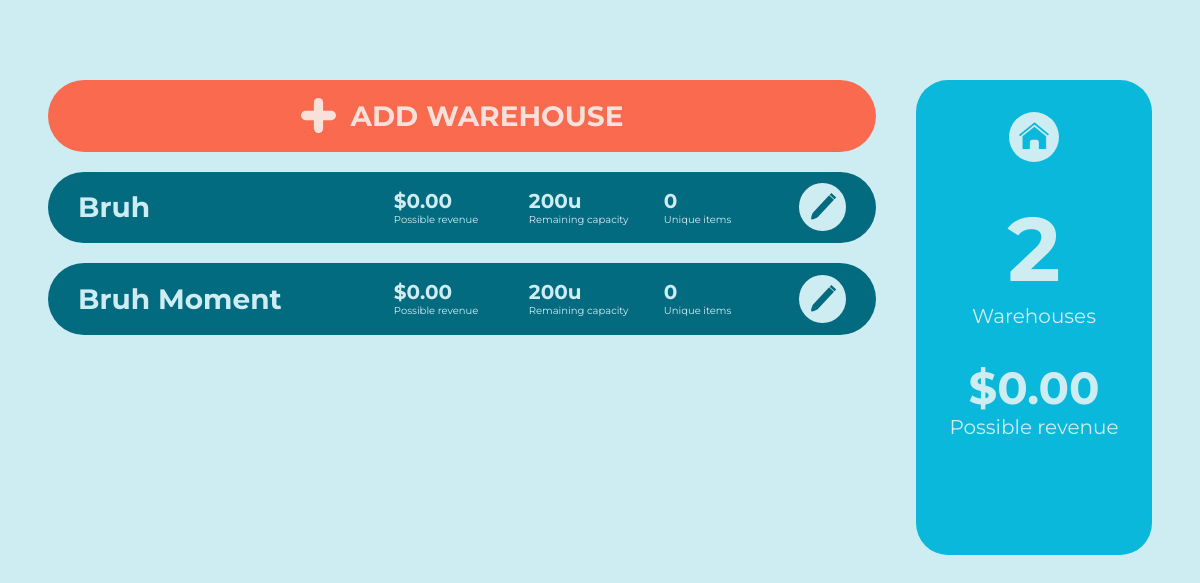
/warehouses, run on an earlier commit of the app's database.
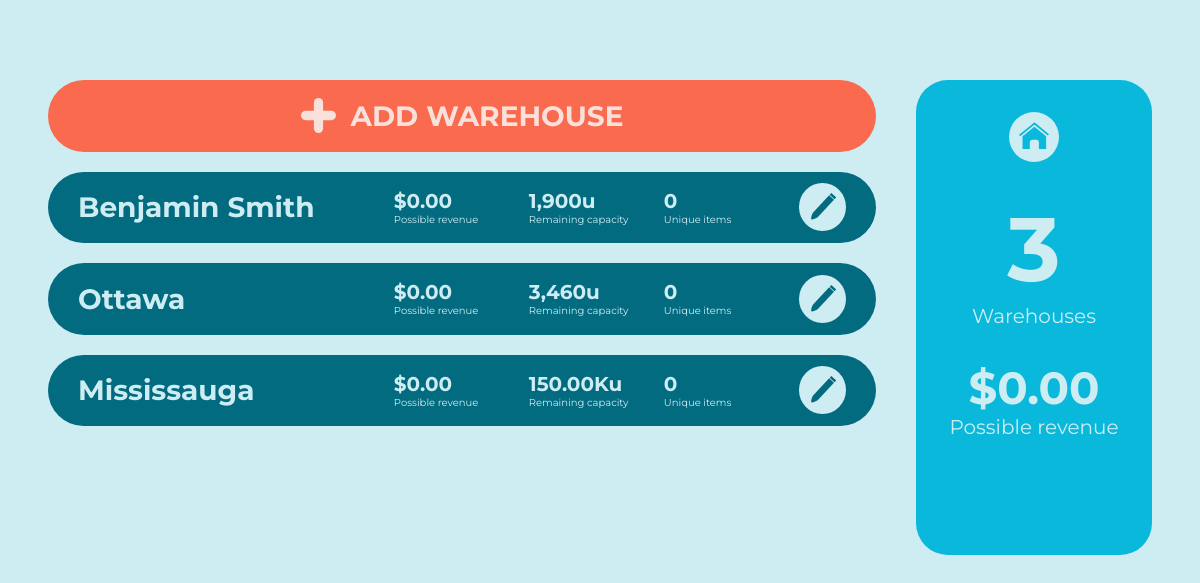
And on a later commit of the database.
### wms/models.py (models this page shows, shortened)
class Warehouse(db.Model):
    _id = db.Column(db.Integer, primary_key=True)
    name = db.Column(db.String(MAXIMUM_NAME_LEN), unique=True, nullable=False)
    capacity = db.Column(db.Integer, nullable=False)
    items = db.relationship("Item", backref="home_warehouse", lazy=True)
    @hybrid_property
    def remaining_capacity(self):
        capacityUsed = 0
        for item in self.items:
            capacityUsed += item.quantity * ItemTemplate.query.filter_by(_id=item.item_template_id).first().size
        return self.capacity - capacityUsed
    @hybrid_property
    def possible_revenue(self):
        revenue = 0
        for item in self.items:
            item_temp = ItemTemplate.query.filter_by(_id=item.item_template_id).first()
            revenue += item.quantity * (item_temp.price - item_temp.cost)
        return revenue

### wms/routes.py (the view)
@app.route("/warehouses", methods=METHODS)
def warehouses():
    warehouseForm = WarehouseForm()
    warehouseList = Warehouse.query.all()
    possibleRevenue = 0
    for warehouse in warehouseList:
        possibleRevenue += warehouse.possible_revenue
    if warehouseForm.validate_on_submit():
        flash(f'Warehouse "{warehouseForm.name.data}" created.')
        db.session.add(Warehouse(name=warehouseForm.name.data,
                                 capacity=warehouseForm.capacity.data))
        db.session.commit()
        return redirect(url_for('warehouses'))
    return render_template('warehouses.html',
                           warehouseForm=warehouseForm,
                           warehouses=warehouseList,
                           possibleRevenue=possibleRevenue,
                           price_format=price_format,
                           capacity_format=capacity_format)

### wms/functions.py (called while the page is built)
def price_format(price, small=False):
    price = round(price, 2)
    if small:
        if price >= 1000:
            price /= 1000
            return "{:.2f}K".format(price)
    if price < 10000:
        return "{:,.2f}".format(price)
    else:
        if 1000000 < price < 9000000:
            price /= 1000000
            return "{:.2f}M".format(price)
        price /= 1000
        return "{:.2f}K".format(price)

def capacity_format(capacity):
    if capacity < 10000:
        return "{:,}".format(capacity)
    elif 10000 <= capacity <= 999999:
        capacity /= 1000
        return "{:.2f}K".format(capacity)
    else:
        capacity /= 1000000
        return "{:.2f}M".format(capacity)

### wms/templates/warehouses.html (shortened to what this page needs)
<!DOCTYPE html>
{% extends "base.html" %}
{% block content %}
<link rel="stylesheet" href="static/warehouses.css">
<div class="content">
    <div class="list">
        <ul>
            <li>
                <button class="add-warehouse" id="add-warehouse">
                    <img src="static/+.svg" alt="+ button">
                    <h1>Add Warehouse</h1>
                </button>
            </li>
            {% for warehouse in warehouses %}
            <li class="warehouse-card">
                <ul>
                    <li class="name-li">
                       <h1>{{warehouse.name}}</h1>
                    </li>
                    <li>
                        <ul class="stats">
                            <li>
                                <h2>${{price_format(warehouse.possible_revenue)}}</h2>
                                <p>Possible revenue</p>
                            </li>
                            <li>
                                <h2>{{capacity_format(warehouse.remaining_capacity)}}u</h2>
                                <p>Remaining capacity</p>
                            </li>
                            <li>
                                <h2>{{warehouse.items|length}}</h2>
                                <p>Unique items</p>
                            </li>
                        </ul>
                    </li>
                    <li class="edit-li">
                        <a href="{{url_for('view_warehouse', warehouse_name=warehouse.name)}}">
                            <button class="edit-button">
                            </button>
                        </a>
                    </li>
                </ul>
            </li>
            {% endfor %}
        </ul>
    </div>
    <div class="warehouse-stats">
        <ul>
            <li>
                <a href="{{url_for('home')}}" class="home">
                </a>
            </li>
            <li>
                <h1>{{warehouses|length}}</h1>
                <p>Warehouses</p>
            </li>
            <li>
                <h2>
                    ${{price_format(possibleRevenue, small=True)}}
                </h2>
                <p>Possible revenue</p>
            </li>
        </ul>
    </div>
</div>
{% endblock content %}

What changed in the data, as far as the page shows it:
changed Warehouse: name "Bruh" → "Benjamin Smith"; capacity "200" → "1,900"
changed Warehouse: name "Bruh Moment" → "Ottawa"; capacity "200" → "3,460"
added Warehouse: name "Mississauga", possible_revenue "0.00", capacity "150.00K", items|length "0"
Also different on the page:
{{ warehouses|length }}: "2" → "3"
